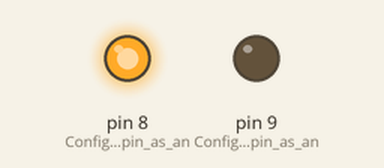
This sketch was run on a simulated Arduino Uno, built with avr-gcc and run on an emulated ATmega328P. On the bench: output pins drawn as LEDs (lit = HIGH).

Above: at 0.05 s.
At 3.6 s:
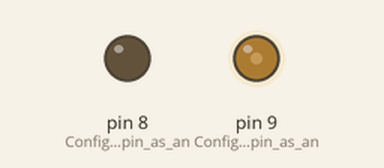
At 7.15 s:
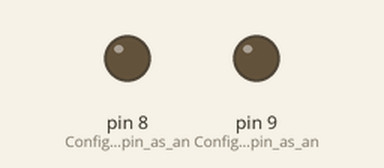
Timing chart, 0 to 9.4 s (numbered marks = the images above):
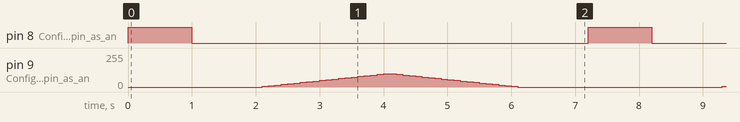

The sketch:

c_code.ino
```cpp
double i = 0;


// Initialise the program settings and configurations
void setup() {
   pinMode(8, OUTPUT);  // Configures led pin as an output
   pinMode(9, OUTPUT); // Configures led pin as an output

}

// The void loop function runs over and over again forever.
void loop() {
  digitalWrite(8, HIGH); // Set defined pin to HIGH (turn it on).
  delay(1000); // Wait for the given/defined milliseconds.
  digitalWrite(8, LOW); // Set defined pin to LOW (turn it off).
  delay(1000); // Wait for the given/defined milliseconds.
  for (i = 0; i <= 100; i += 5) {
    analogWrite(9, i);
    delay(100); // Wait for the given/defined milliseconds.

  }
  for (i = 100; i >= 0; i -= 5) {
    analogWrite(9, i);
    delay(100); // Wait for the given/defined milliseconds.

  }
  delay(1000); // Wait for the given/defined milliseconds.
}
```

Measured:
- by itself, pin 8 (Configures_led_pin_as_an): alternates HIGH for 1.0 s and LOW for 6.2 s
